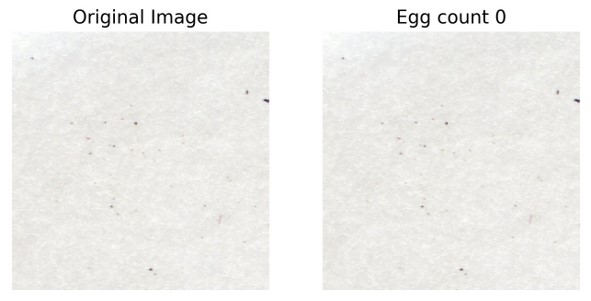
#> input picture Images/Picture1.jpg, 591 x 301 px
$ python -i get_obj_color.py   (imports and definitions only)   (older library calls are emulated)
#> lines starting #> are read from the running program, lines starting #| are printed output that depends on the picture; after the words box and inside, x2 and y2 are one past the last pixel; in counts of white or black regions, pixels touching at a corner belong together
#> further down, picture is the input picture: shape (301, 591, 3); mean B, G, R 235.8, 238.5, 239.1
### src/utilities.py
"""
Helper functions to assist the main program

Created on Tue Jun 06 12:56:53 2018

@author: ukalwa
"""
# Compatibility with Python 2 and Python 3
from __future__ import generators, division
# Built-in imports
import os
import sys

try:
    import configparser
except ImportError:
    import ConfigParser as configparser

# third-party imports
import cv2
import numpy as np


# [54 lines left out: functions validate_file, read_image, split_image, not called in this run]


def get_obj_params(mask, cfg_file=None, block=-1):
    """
    Identifies the objects from a binary image based on parameters such as
    width, height, shape, and area specified in the config file.

    :param mask: binary image with potential objects and unwanted blobs
    :param cfg_file: config file with the object identification parameters
    :param block: block number for logging purposes (default=-1)
    :return: return a dict with count and lists of object params and contours
    :rtype: dict
    """
    if not cfg_file:
        # Parse configuration file
        config = configparser.ConfigParser()
        CFGPATH = os.path.join(os.path.abspath(os.path.dirname(__file__)),
                               'config.ini')
        config.read(CFGPATH)
    else:
        config = cfg_file

    # blob identification params
    min_s = config.getfloat("blob", "min_shape")
    max_s = config.getfloat("blob", "max_shape")
    min_w = config.getfloat("blob", "min_width")
    max_w = config.getint("blob", "max_width")
    min_h = config.getfloat("blob", "min_height")
    min_area = config.getint("blob", "min_area")
    max_area = config.getint("blob", "max_area")
    _, contours, _ = cv2.findContours(mask, cv2.RETR_TREE,
                                                cv2.CHAIN_APPROX_NONE)

    obj_params = []
    count = 0
    obj_cnt = []
    for k in range(len(contours)):
        cnt = contours[k]
        if min_area <= cv2.contourArea(cnt) <= max_area:
            rect = cv2.minAreaRect(cnt)
            (object_w, object_h) = (round(max(rect[1]), 2),
                                    round(min(rect[1]), 2))

            if min_s <= round(object_w / object_h, 2) <= max_s \
                    and min_w <= object_w < max_w and object_h >= min_h:
                obj_params.append(
                    "{}, {}, {}, {}, {}".format(
                        block, cv2.contourArea(cnt),
                        object_w, object_h,
                        round(object_w / object_h, 2)))

                obj_cnt.append(cnt)
                count += 1
    return {"count": count, "contours": obj_cnt, "obj_params": obj_params}


# [165 lines left out: functions draw_box, add_text_to_box, get_mean, get_obj_box, crop_img, calculate_iou and 3 more, not called in this run]

### src/get_obj_color.py
# -*- coding: utf-8 -*-
"""
This module contains methods to interactively find the ranges for color
thresholds to segment an object.

Created on Thu Apr 20 17:31:37 2017

@author: ukalwa
"""
# Built-in imports
from __future__ import print_function, division
import sys
import os

if sys.version_info[0] < 3:
    import Tkinter as tk
    import tkFileDialog as filedialog
    import ConfigParser as configparser
    get_input = raw_input
else:
    import tkinter as tk
    from tkinter import filedialog
    import configparser
    get_input = input

# third-party imports
import cv2
import numpy as np
import matplotlib.pyplot as plt

# Custom module imports
from utilities import split_image, read_image
from utilities import get_obj_params, draw_box

# [3 lines not run here, left out]
hsv = None
hh = 'Hue High'
hl = 'Hue Low'
sh = 'Saturation High'
sl = 'Saturation Low'
vh = 'Value High'
vl = 'Value Low'
img_list = []
file_path = None
base_mean = None
break_flag = False

# Extract config params
config = configparser.ConfigParser()
CFG_PATH = os.path.join(os.path.abspath(os.path.dirname(__file__)),
                        'config.ini')
# [1 line not run here, left out]

# [1 line that did not run here, left out]
# [1 line that did not run here, left out]
# [1 line that did not run here, left out]
# [1 line that did not run here, left out]
# [1 line that did not run here, left out]
# [1 line that did not run here, left out]
# [1 line that did not run here, left out]


# noinspection PyUnusedLocal
def nothing(something=None):
    pass


# noinspection PyUnusedLocal
# [4 lines left out: function onmouse, not called in this run]


def identify_obj(mask, res):
    """
    Identifies objects in the mask and draws their boundaries on res image

    :param mask: binary image as 2-d numpy array
    :param res: image as a 3-d numpy array
    """
    result = get_obj_params(mask)
    contours = result["contours"]
    # Draw bounding box
    draw_box(res, contours)
    for i in range(len(contours)):
        cnt = contours[i]
        M = cv2.moments(cnt)
        cx = int(M['m10'] / M['m00'])
        cy = int(M['m01'] / M['m00'])
        if min_area <= cv2.contourArea(cnt) <= max_area:
            rect = cv2.minAreaRect(cnt)
            (object_w, object_h) = (round(max(rect[1]), 2),
                                    round(min(rect[1]), 2))

            if min_s <= round(object_w / object_h, 2) <= max_s \
                    and min_w <= object_w < max_w and object_h >= min_h:
                text = \
                    "{}, {}, {}, {}".format(
                        cv2.contourArea(cnt),
                        object_w, object_h,
                        round(object_w / object_h, 2))
                cv2.putText(res, text, (cx - 200, cy - 50),
                            cv2.FONT_HERSHEY_SIMPLEX,
                    1, (0,255,0), 2)

    # Put text on the box
#    add_text_to_box(res, "eggs", contours)


def get_obj_color(frame):
    """
    This method lets user to interactively update the hsv ranges until he/she \
    is able to fully segment the objects of interest and selects those values \
    for processing future frames.

    :param frame: sub image as 3-d numpy array
    :type frame: np.ndarray
    :return: HSV low and high range values
    :rtype: List[np.ndarray, np.ndarray]
    """
    global hsv
    cv2.namedWindow('Original', cv2.WINDOW_NORMAL)
    cv2.namedWindow('Processed', cv2.WINDOW_NORMAL)
    cv2.setMouseCallback('Processed', onmouse)

    cv2.createTrackbar(hl, 'Processed', 140, 255, nothing)
    cv2.createTrackbar(hh, 'Processed', 165, 255, nothing)
    cv2.createTrackbar(sl, 'Processed', 80, 255, nothing)
    cv2.createTrackbar(sh, 'Processed', 255, 255, nothing)
    cv2.createTrackbar(vl, 'Processed', 125, 255, nothing)
    cv2.createTrackbar(vh, 'Processed', 215, 255, nothing)

    while True:
        # convert to HSV from BGR
        hsv = cv2.cvtColor(frame, cv2.COLOR_BGR2HSV)
#> hsv: shape (301, 591, 3); mean H, S, V 20.7, 3.5, 239.2

        # read trackbar positions for all
        hul = cv2.getTrackbarPos(hl, 'Processed')
        huh = cv2.getTrackbarPos(hh, 'Processed')
        sal = cv2.getTrackbarPos(sl, 'Processed')
        sah = cv2.getTrackbarPos(sh, 'Processed')
        val = cv2.getTrackbarPos(vl, 'Processed')
        vah = cv2.getTrackbarPos(vh, 'Processed')
        # make array for final values
        h_s_v_l_o_w = np.array([hul, sal, val])
        h_s_v_h_i_g_h = np.array([huh, sah, vah])

        # apply the range on a mask
        mask = cv2.inRange(hsv, h_s_v_l_o_w, h_s_v_h_i_g_h)
#> mask: shape (301, 591); every value is 0
        res = cv2.bitwise_and(frame, frame, mask=mask)
#> res: shape (301, 591, 3); every value is 0
        font = cv2.FONT_HERSHEY_SIMPLEX
        cv2.putText(res, 's - Select q - Quit',
                    (10, 100), font, 1, (255, 255, 0), 2)
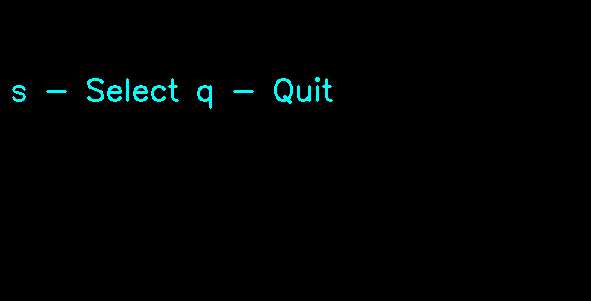
#> res: shape (301, 591, 3); mean B, G, R 2.3, 2.3, 0
        identify_obj(mask, res)

        cv2.imshow('Original', frame)
        cv2.imshow('Processed', res)
        #    cv2.imshow('yay', frame)
        k = cv2.waitKey(5) & 0xFF
        if k == ord('q'):
            break
        if k == ord('s'):
            cv2.destroyAllWindows()
            return [h_s_v_l_o_w, h_s_v_h_i_g_h]

    cv2.destroyAllWindows()


# [56 lines left out: functions select_obj_frame, open_file, not called in this run]


# Run Program
# [2 lines not run here, left out]

>>> import cv2
>>> picture = cv2.imread('../Images/Picture1.jpg')
#> (the run stopped early here; a loop or call above may not have finished)

$ run again, on Images/Picture3.jpg
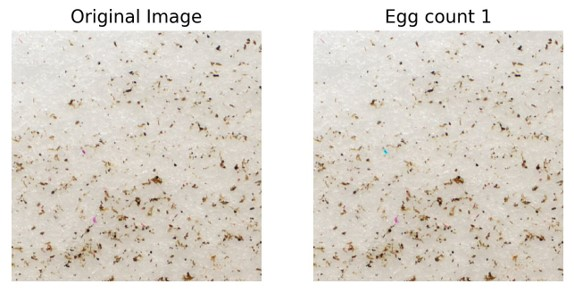
#> input picture Images/Picture3.jpg, 574 x 292 px
#> picture is the input picture: shape (292, 574, 3); mean B, G, R 208.1, 216.4, 222.1
#> hsv: shape (292, 574, 3); mean H, S, V 17.6, 17.6, 222.1
#> in get_obj_color, `mask = cv2.inRange(hsv, h_s_v_l_o_w, h_s_v_h_i_g_h)`:
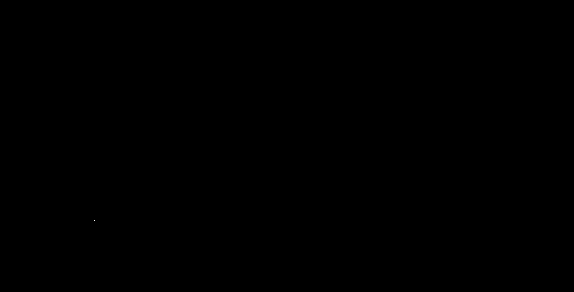
#> mask: shape (292, 574); 0% white in thin lines or dots, all inside (x1, y1, x2, y2) = (94, 220, 95, 221)
#> in get_obj_color, `cv2.putText(res, 's - Select q - Quit', (10, 100), font, 1, (255, 255,..`:
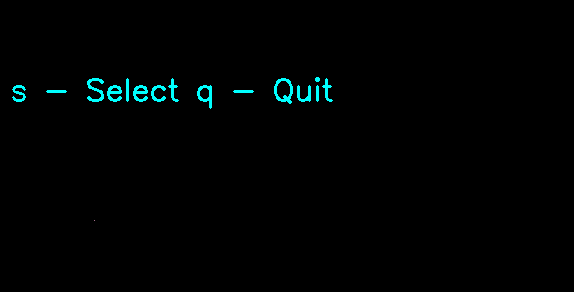
#> res: shape (292, 574, 3); mean B, G, R 2.5, 2.5, 0

$ run again, on Images/snapshot_of_a_block.PNG
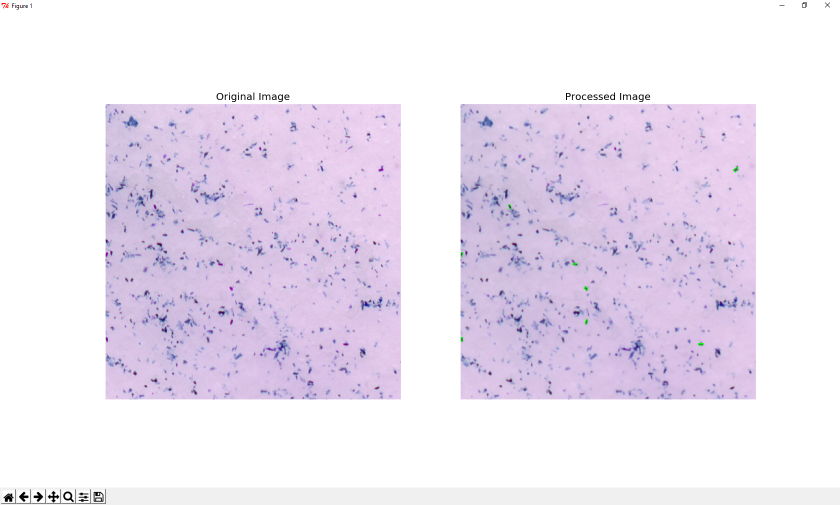
#> input picture Images/snapshot_of_a_block.PNG, 1680 x 1010 px (shown at 1/2 size)
#> picture is the input picture: shape (1010, 1680, 3); mean B, G, R 242.1, 228.1, 236.6
#> hsv: shape (1010, 1680, 3); mean H, S, V 57, 16.2, 242.2
#> in get_obj_color, `mask = cv2.inRange(hsv, h_s_v_l_o_w, h_s_v_h_i_g_h)`:
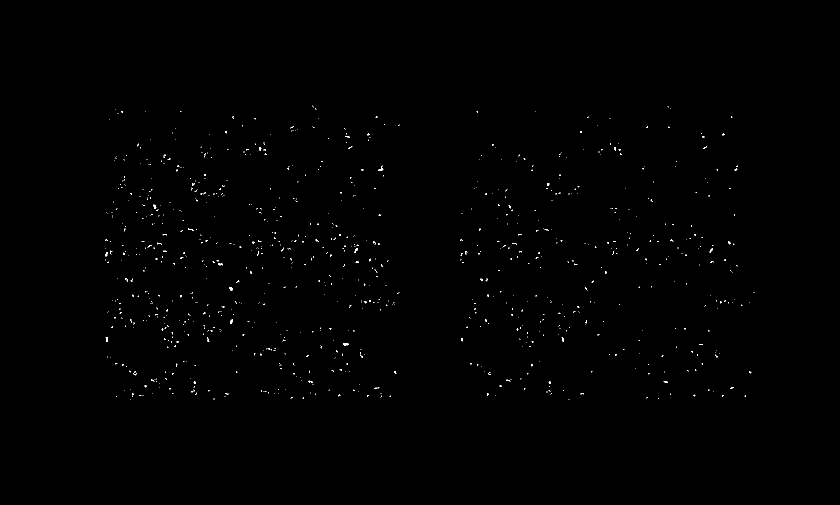
#> mask: shape (1010, 1680) (shown at 1/2 size); 0.26% white in thin lines or dots, all inside (x1, y1, x2, y2) = (211, 210, 1509, 799)
#> in get_obj_color, `cv2.putText(res, 's - Select q - Quit', (10, 100), font, 1, (255, 255,..`:
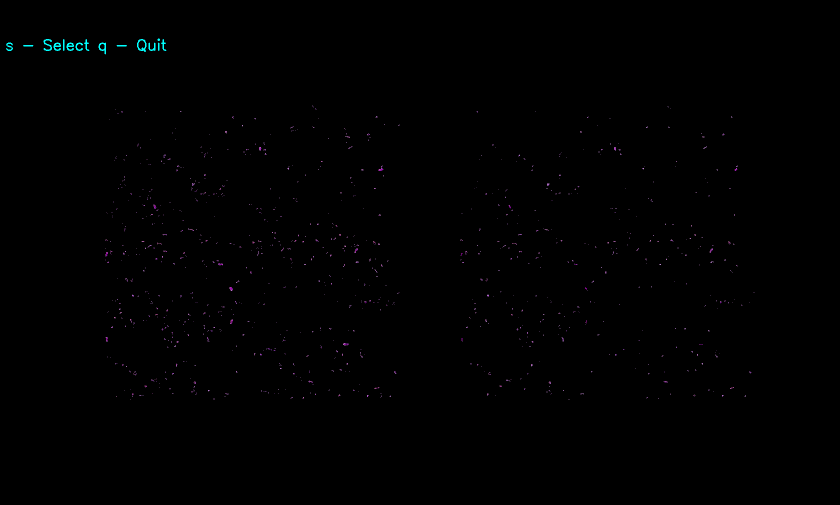
#> res: shape (1010, 1680, 3) (shown at 1/2 size); mean B, G, R 0.7, 0.5, 0.4
